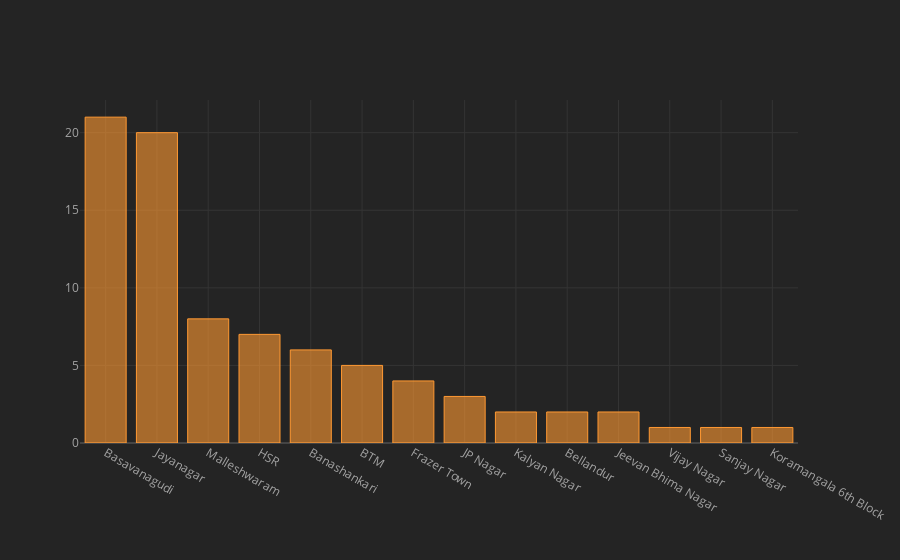

The notebook cell saved with this chart:
### Markdown cell above
# Where are most of the best chepest  Restaurants are located ?

### Code cell
df[(df["cost"]<=100) & (df["rate"]>=4)].sort_values(by=["rate"],ascending=False).location.value_counts().iplot(kind="bar")

### Figure 1 — Plotly figure (JSON) as saved in the notebook; plotly's stock layout.template omitted (floating-point values rounded to 4 significant figures)
{"data": [{"marker": {"color": "rgba(255, 153, 51, 0.6)", "line": {"color": "rgba(255, 153, 51, 1.0)", "width": 1}}, "name": "count", "orientation": "v", "text": "", "type": "bar", "x": ["Basavanagudi", "Jayanagar", "Malleshwaram", "HSR", "Banashankari", "BTM", "Frazer Town", "JP Nagar", "Kalyan Nagar", "Bellandur", "Jeevan Bhima Nagar", "Vijay Nagar", "Sanjay Nagar", "Koramangala 6th Block"], "y": [21, 20, 8, 7, 6, 5, 4, 3, 2, 2, 2, 1, 1, 1]}], "layout": {"legend": {"bgcolor": "#242424", "font": {"color": "#F4F4F4"}}, "paper_bgcolor": "#242424", "plot_bgcolor": "#242424", "title": {"font": {"color": "#F4F4F4"}}, "xaxis": {"gridcolor": "#343434", "showgrid": true, "tickfont": {"color": "#A4A4A4"}, "title": {"font": {"color": "#A4A4A4"}, "text": ""}, "zerolinecolor": "#444444"}, "yaxis": {"gridcolor": "#343434", "showgrid": true, "tickfont": {"color": "#A4A4A4"}, "title": {"font": {"color": "#A4A4A4"}, "text": ""}, "zerolinecolor": "#444444"}}}
